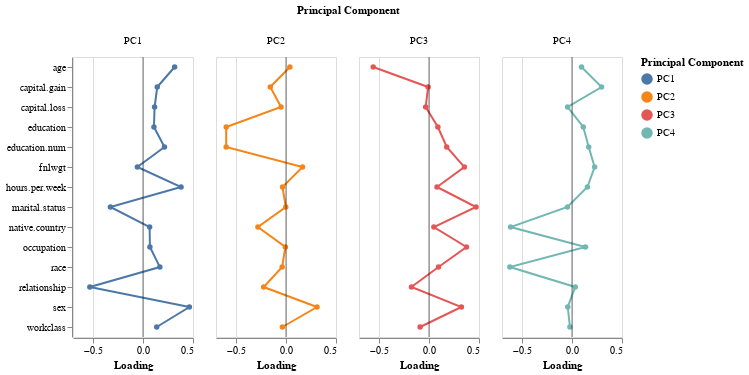

The cell this chart's notebook holds for it:
### Code cell
# melt from wide to long
loading_plot_df = loading_df.melt(
    id_vars = 'Variable',
    var_name = 'Principal Component',
    value_name = 'Loading'
)

# add a column of zeros to encode for x = 0 line to plot
loading_plot_df['zero'] = np.repeat(0, len(loading_plot_df))

# create base layer
base = alt.Chart(loading_plot_df)

# create lines + points for loadings
loadings = base.mark_line(point = True).encode(
    y = alt.X('Variable', title = ''),
    x = 'Loading',
    color = 'Principal Component'
)

# create line at zero
rule = base.mark_rule().encode(x = alt.X('zero', title = 'Loading'), size = alt.value(0.05))

# layer
loading_plot = (loadings + rule).properties(width = 120)

# show
loading_plot.facet(column = 'Principal Component')

### Figure 1 — Vega-Lite specification as saved in the notebook (floating-point values rounded to 4 significant figures)
{"config": {"view": {"continuousWidth": 400, "continuousHeight": 300}}, "data": {"name": "data-b9543d04b680091a8ff6a3ab1684d18a"}, "facet": {"column": {"field": "Principal Component", "type": "nominal"}}, "spec": {"layer": [{"mark": {"type": "line", "point": true}, "encoding": {"color": {"field": "Principal Component", "type": "nominal"}, "x": {"field": "Loading", "type": "quantitative"}, "y": {"field": "Variable", "title": "", "type": "nominal"}}}, {"mark": "rule", "encoding": {"size": {"value": 0.05}, "x": {"field": "zero", "title": "Loading", "type": "quantitative"}}}], "width": 120}, "$schema": "https://vega.github.io/schema/vega-lite/v4.17.0.json", "datasets": {"data-b9543d04b680091a8ff6a3ab1684d18a": [{"Variable": "age", "Principal Component": "PC1", "Loading": 0.3162, "zero": 0}, {"Variable": "workclass", "Principal Component": "PC1", "Loading": 0.1371, "zero": 0}, {"Variable": "fnlwgt", "Principal Component": "PC1", "Loading": -0.05614, "zero": 0}, {"Variable": "education", "Principal Component": "PC1", "Loading": 0.1095, "zero": 0}, {"Variable": "education.num", "Principal Component": "PC1", "Loading": 0.2149, "zero": 0}, {"Variable": "marital.status", "Principal Component": "PC1", "Loading": -0.3259, "zero": 0}, {"Variable": "occupation", "Principal Component": "PC1", "Loading": 0.06916, "zero": 0}, {"Variable": "relationship", "Principal Component": "PC1", "Loading": -0.5315, "zero": 0}, {"Variable": "race", "Principal Component": "PC1", "Loading": 0.1686, "zero": 0}, {"Variable": "sex", "Principal Component": "PC1", "Loading": 0.4638, "zero": 0}, {"Variable": "capital.gain", "Principal Component": "PC1", "Loading": 0.1427, "zero": 0}, {"Variable": "capital.loss", "Principal Component": "PC1", "Loading": 0.1158, "zero": 0}, {"Variable": "hours.per.week", "Principal Component": "PC1", "Loading": 0.3804, "zero": 0}, {"Variable": "native.country", "Principal Component": "PC1", "Loading": 0.06647, "zero": 0}, {"Variable": "age", "Principal Component": "PC2", "Loading": 0.03875, "zero": 0}, {"Variable": "workclass", "Principal Component": "PC2", "Loading": -0.03606, "zero": 0}, {"Variable": "fnlwgt", "Principal Component": "PC2", "Loading": 0.1654, "zero": 0}, {"Variable": "education", "Principal Component": "PC2", "Loading": -0.5977, "zero": 0}, {"Variable": "education.num", "Principal Component": "PC2", "Loading": -0.5982, "zero": 0}, {"Variable": "marital.status", "Principal Component": "PC2", "Loading": -0.00194, "zero": 0}, {"Variable": "occupation", "Principal Component": "PC2", "Loading": -0.006265, "zero": 0}, {"Variable": "relationship", "Principal Component": "PC2", "Loading": -0.2234, "zero": 0}, {"Variable": "race", "Principal Component": "PC2", "Loading": -0.03854, "zero": 0}, {"Variable": "sex", "Principal Component": "PC2", "Loading": 0.3099, "zero": 0}, {"Variable": "capital.gain", "Principal Component": "PC2", "Loading": -0.1573, "zero": 0}, {"Variable": "capital.loss", "Principal Component": "PC2", "Loading": -0.0496, "zero": 0}, {"Variable": "hours.per.week", "Principal Component": "PC2", "Loading": -0.03503, "zero": 0}, {"Variable": "native.country", "Principal Component": "PC2", "Loading": -0.2808, "zero": 0}, {"Variable": "age", "Principal Component": "PC3", "Loading": -0.5579, "zero": 0}, {"Variable": "workclass", "Principal Component": "PC3", "Loading": -0.08878, "zero": 0}, {"Variable": "fnlwgt", "Principal Component": "PC3", "Loading": 0.3536, "zero": 0}, {"Variable": "education", "Principal Component": "PC3", "Loading": 0.08893, "zero": 0}, {"Variable": "education.num", "Principal Component": "PC3", "Loading": 0.1773, "zero": 0}, {"Variable": "marital.status", "Principal Component": "PC3", "Loading": 0.4704, "zero": 0}, {"Variable": "occupation", "Principal Component": "PC3", "Loading": 0.3747, "zero": 0}, {"Variable": "relationship", "Principal Component": "PC3", "Loading": -0.1753, "zero": 0}, {"Variable": "race", "Principal Component": "PC3", "Loading": 0.09523, "zero": 0}, {"Variable": "sex", "Principal Component": "PC3", "Loading": 0.324, "zero": 0}, {"Variable": "capital.gain", "Principal Component": "PC3", "Loading": -0.009057, "zero": 0}, {"Variable": "capital.loss", "Principal Component": "PC3", "Loading": -0.03311, "zero": 0}, {"Variable": "hours.per.week", "Principal Component": "PC3", "Loading": 0.0799, "zero": 0}, {"Variable": "native.country", "Principal Component": "PC3", "Loading": 0.04893, "zero": 0}, {"Variable": "age", "Principal Component": "PC4", "Loading": 0.095, "zero": 0}, {"Variable": "workclass", "Principal Component": "PC4", "Loading": -0.02085, "zero": 0}, {"Variable": "fnlwgt", "Principal Component": "PC4", "Loading": 0.2263, "zero": 0}, {"Variable": "education", "Principal Component": "PC4", "Loading": 0.1125, "zero": 0}, {"Variable": "education.num", "Principal Component": "PC4", "Loading": 0.1672, "zero": 0}, {"Variable": "marital.status", "Principal Component": "PC4", "Loading": -0.0453, "zero": 0}, {"Variable": "occupation", "Principal Component": "PC4", "Loading": 0.1344, "zero": 0}, {"Variable": "relationship", "Principal Component": "PC4", "Loading": 0.0326, "zero": 0}, {"Variable": "race", "Principal Component": "PC4", "Loading": -0.6209, "zero": 0}, {"Variable": "sex", "Principal Component": "PC4", "Loading": -0.04246, "zero": 0}, {"Variable": "capital.gain", "Principal Component": "PC4", "Loading": 0.296, "zero": 0}, {"Variable": "capital.loss", "Principal Component": "PC4", "Loading": -0.04414, "zero": 0}, {"Variable": "hours.per.week", "Principal Component": "PC4", "Loading": 0.1541, "zero": 0}, {"Variable": "native.country", "Principal Component": "PC4", "Loading": -0.6139, "zero": 0}]}}
